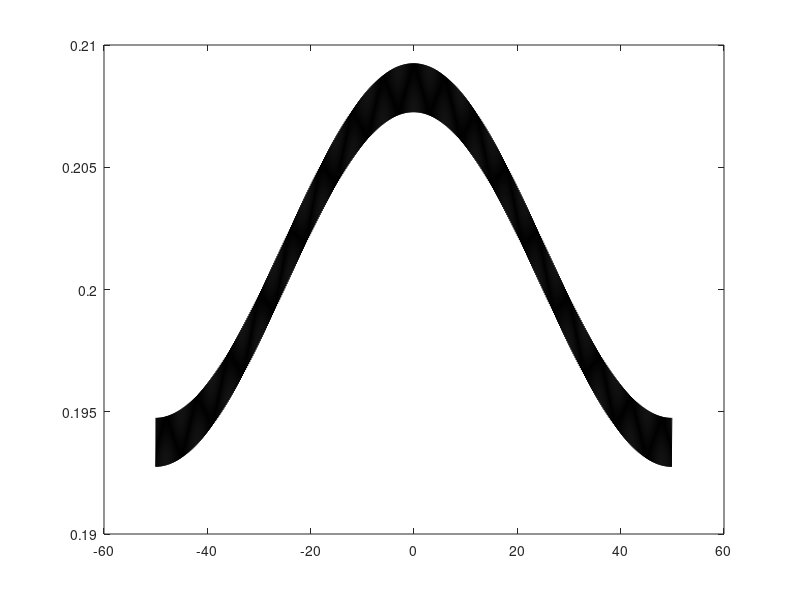

The MATLAB source for this figure:
clear all, close all, clc

L = 100;
N = 1001;
dx = L/(N-1);
x = -L/2:dx:L/2-dx;
f = 0*x;
f((L/2-L/10)/dx:(L/2+L/10)/dx) = 1;
plot(x,f);
a = 10;
y = x;
dt = .1;

for k=1:100
   t = k*dt;
   for j=1:length(x)
      xi = x(j) - y;
      g = (1/(2*a*sqrt(pi*t))) * exp(-xi.^2/(4*a*a*t));
      u(j) = dot(g,f)*dx;
   end
   plot(x,u,'k');
   pause(0.1);
end

%% fft version
fhat = fft(f);
for k=1:100
   t = k*dt;
   Nx = max(size(f));
   kappa = 2*pi/L*[0:Nx/2-1 0 -Nx/2+1:-1];
   uhat = fhat.*exp(-(a^2)*t*kappa.^2);
   u = ifft(uhat);
   plot(x,u,'k');
   pause(0.1);
end